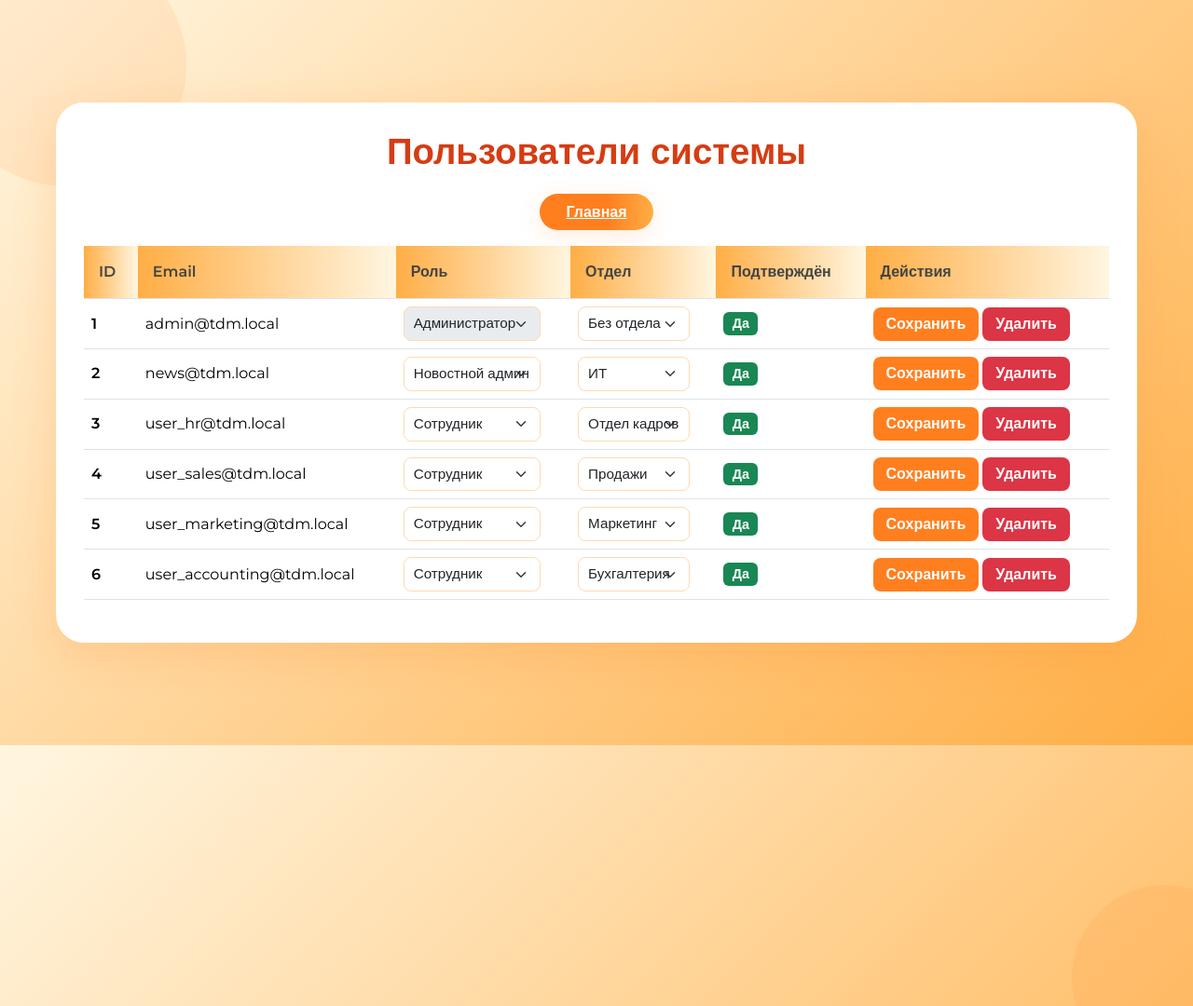
The app's page /admin/users (signed in) with its own data.
### app.py (models this page shows)
class User(db.Model):
    id = db.Column(db.Integer, primary_key=True)
    email = db.Column(db.String(120), unique=True, nullable=False)
    password = db.Column(db.String(128), nullable=False)
    is_confirmed = db.Column(db.Boolean, default=False)
    confirm_token = db.Column(db.String(64), nullable=True)
    role = db.Column(db.String(32), default='employee')
    department_id = db.Column(db.Integer, db.ForeignKey('department.id'), nullable=True)
    department = db.relationship('Department', backref=db.backref('users', lazy=True))

class Department(db.Model):
    __tablename__ = 'department'
    id = db.Column(db.Integer, primary_key=True)
    name = db.Column(db.String(100), nullable=False, unique=True)

### app.py (the view, shortened to what this page needs)
@app.route('/admin/users', methods=['GET', 'POST'])
@admin_required
def admin_users():
    users = User.query.order_by(User.id).all()
    departments = Department.query.order_by(Department.name).all()
    error = None
    return render_template(
        'admin_users.html',
        users=users,
        departments=departments,
        error=error
    )

### app.py (called while the page is built)
def admin_required(f):
    @wraps(f)
    def decorated_function(*args, **kwargs):
        if 'user_id' not in session or session.get('role') != 'admin':
            return redirect(url_for('login'))
        return f(*args, **kwargs)
    return decorated_function

### templates/admin_users.html (shortened to what this page needs)
<!DOCTYPE html>
<html lang="ru">
<head>
    <link href="https://cdn.jsdelivr.net/npm/bootstrap@5.3.2/dist/css/bootstrap.min.css" rel="stylesheet">
</head>
<body>
    <div class="circle"></div>
    <div class="circle"></div>
    <div class="container">
        <div class="dashboard-box">
            <h2 class="dashboard-title">Пользователи системы</h2>
            <div class="action-buttons text-center mb-4">
                <a href="{{ url_for('dashboard') }}" class="btn-main">Главная</a>
            </div>
            <div class="table-responsive">
                <table class="table table-hover align-middle">
                    <thead>
                        <tr>
                            <th scope="col">ID</th>
                            <th scope="col">Email</th>
                            <th scope="col">Роль</th>
                            <th scope="col">Отдел</th>
                            <th scope="col">Подтверждён</th>
                            <th scope="col">Действия</th>
                        </tr>
                    </thead>
                    <tbody>
                        {% for user in users %}
                        <tr>
                            <td class="fw-semibold">{{ user.id }}</td>
                            <td>{{ user.email }}</td>
                            <td>
                                <form method="post" style="display: inline-flex; align-items: center; gap: 8px;">
                                    <select name="role" class="form-select"
                                        {% if user.id == session['user_id'] and user.role == 'admin' %}disabled{% endif %}>
                                        <option value="admin" {% if user.role == 'admin' %}selected{% endif %}>Администратор</option>
                                        <option value="news_admin" {% if user.role == 'news_admin' %}selected{% endif %}>Новостной админ</option>
                                        <option value="employee" {% if user.role == 'employee' %}selected{% endif %}>Сотрудник</option>
                                    </select>
                            </td>
                            <td>
                                    <select name="department_id" class="form-select">
                                        <option value="" {% if not user.department_id %}selected{% endif %}> Без отдела </option>
                                        {% for dept in departments %}
                                            <option value="{{ dept.id }}" {% if user.department_id == dept.id %}selected{% endif %}>
                                                {{ dept.name }}
                                            </option>
                                        {% endfor %}
                                    </select>
                            </td>
                            <td>
                                {% if user.is_confirmed %}
                                    <span class="badge bg-success">Да</span>
                                {% else %}
                                    <span class="badge bg-warning text-dark">Нет</span>
                                {% endif %}
                            </td>
                            <td>
                                    <div class="actions-wrapper">
                                        <button type="submit" name="set_role" class="btn-save"
                                            {% if user.id == session['user_id'] and user.role == 'admin' %}disabled{% endif %}>
                                            Сохранить
                                        </button>
                                        <form method="post" style="display: inline;">
                                            <button type="submit" name="delete_user" class="btn-delete"
                                                {% if user.id == session['user_id'] or
                                                      (user.role == 'admin' and
                                                       (users | selectattr('role','equalto','admin') | list | length <= 1)) %}
                                                    disabled
                                                {% endif %}>
                                                Удалить
                                            </button>
                                        </form>
                                    </div>
                            </td>
                        </tr>
                        {% endfor %}
                    </tbody>
                </table>
            </div>
        </div>
    </div>
</body>
</html>

### templates/admin_users.html (style rules this page uses)
* { box-sizing: border-box; margin: 0; padding: 0; }
html, body { height: 100%; }
body { font-family: 'Montserrat', sans-serif; background: linear-gradient(135deg, #fff6e1 0%, #ffae45 100%); overflow: hidden; display: flex; align-items: center; justify-content: center; }
.circle { position: absolute; border-radius: 50%; background: rgba(255,127,31,0.1); animation: drift 6s ease-in-out infinite; }
.circle:nth-child(1) { width: 260px; height: 260px; top: -60px; left: -60px; }
.circle:nth-child(2) { width: 200px; height: 200px; bottom: -70px; right: -70px; animation-delay: 3s; }
.container { max-width: 1200px; width: 100%; padding: 20px; position: relative; z-index: 1; }
.dashboard-box { background: #ffffff; border-radius: 30px; padding: 30px; box-shadow: 0 12px 48px rgba(255,127,31,0.2); animation: fadeInUp 0.8s ease-out; }
.dashboard-title { font-size: 2.4rem; font-weight: 700; color: #d63c13; margin-bottom: 30px; text-align: center; }
.table thead th { background: linear-gradient(90deg, #ffae45 0%, #fff6e1 100%); color: #444444; font-weight: 600; padding: 16px; }
.form-select { display: inline-block; width: auto; border-radius: 8px; border: 1px solid #ffd9b3; padding: 6px 10px; font-size: 0.95rem; }
.btn-save { background-color: #ff7f1f; color: #ffffff; border: none; border-radius: 8px; padding: 6px 14px; font-weight: 600; transition: background-color 0.2s; }
.btn-delete { background-color: #dc3545; color: #ffffff; border: none; border-radius: 8px; padding: 6px 14px; font-weight: 600; transition: background-color 0.2s; }
.action-buttons .btn-main { background: linear-gradient(90deg, #ff7f1f 60%, #ffae45 100%); color: #ffffff; font-weight: 600; padding: 10px 28px; border: none; border-radius: 24px; box-shadow: 0 6px 24px rgba(255,127,31,0.15); transition: transform 0.2s; }
.badge { font-size: 0.9rem; }
.actions-wrapper { display: inline-flex; gap: 4px; align-items: center; }

### records on screen
User: id "1", email "admin@tdm.local", role "Администратор", department_id "Без отдела", is_confirmed "Да"
User: id "2", email "news@tdm.local", role "Новостной админ", department_id "ИТ", is_confirmed "Да"
User: id "3", email "user_hr@tdm.local", role "Сотрудник", department_id "Отдел кадров", is_confirmed "Да"
User: id "4", email "user_sales@tdm.local", role "Сотрудник", department_id "Продажи", is_confirmed "Да"
User: id "5", email "user_marketing@tdm.local", role "Сотрудник", department_id "Маркетинг", is_confirmed "Да"
User: id "6", email "user_accounting@tdm.local", role "Сотрудник", department_id "Бухгалтерия", is_confirmed "Да"
